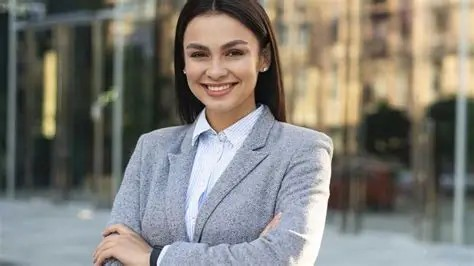
#> input picture imagen1.jpg, 474 x 266 px
$ python resuelto.py
#> lines starting #> are read from the running program, lines starting #| are printed output that depends on the picture
# 1. Carga tres imágenes.
# 2. Redimensiona las imágenes al tamaño de la más grande.
# 3. Combina canales de color de las tres imágenes.
# 4. Genera el negativo de la imagen combinada.
# 5. Convierte la imagen negativa a escala de grises.
# 6. Guarda todos los resultados obtenidos.

# IMPORTAR LIBRERÍAS

import cv2
import numpy as np

# ABRIR IMÁGENES

# Cargar las tres imágenes desde el disco
img1 = cv2.imread("imagen1.jpg") # persona
#> img1 is the input picture: shape (266, 474, 3); mean B, G, R 119.1, 125.8, 128.1
img2 = cv2.imread("imagen2.jpg") # perro
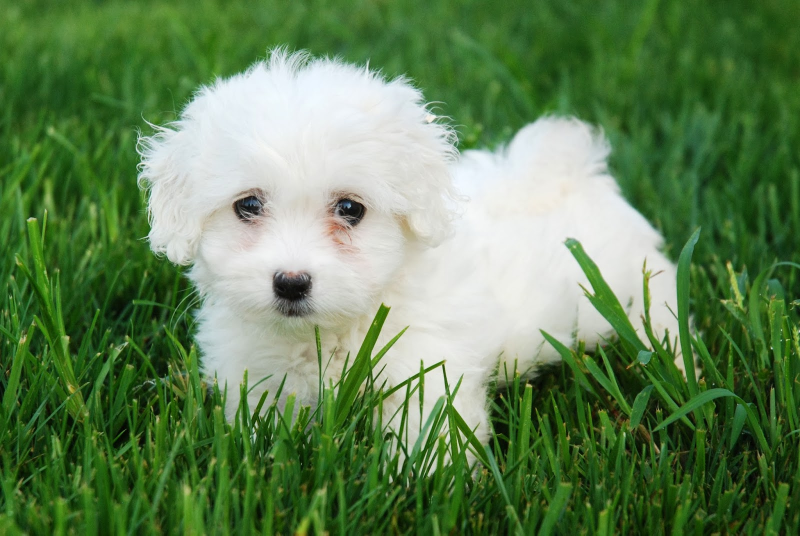
#> input picture imagen2.jpg, 1600 x 1071 px (shown at 1/2 size)
#> img2 is the input picture: shape (1071, 1600, 3); mean B, G, R 85.8, 130.8, 98.5
img3 = cv2.imread("imagen3.jpg") # gato
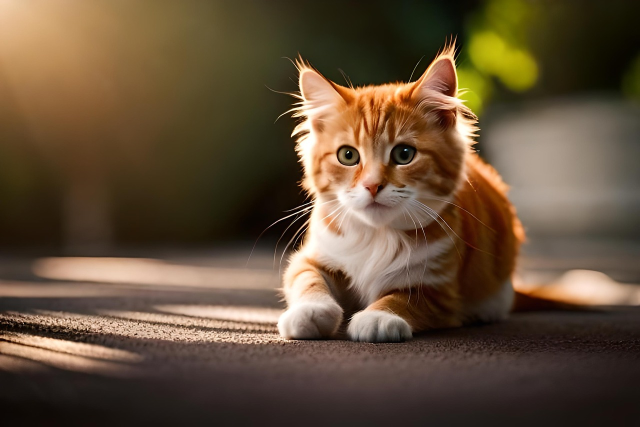
#> input picture imagen3.jpg, 1280 x 853 px (shown at 1/2 size)
#> img3 is the input picture: shape (853, 1280, 3); mean B, G, R 56.9, 79, 98.9

# Verificar que las imágenes fueron cargadas correctamente
if img1 is None or img2 is None or img3 is None:
    print("Error: No se pudieron cargar una o más imágenes.")
    exit()

print("Imágenes cargadas correctamente.")

# OBTENER DIMENSIONES DE LAS IMÁGENES

# shape devuelve (alto, ancho, canales)
h1, w1 = img1.shape[:2]
#> h1 = 266; w1 = 474
h2, w2 = img2.shape[:2]
#> h2 = 1071; w2 = 1600
h3, w3 = img3.shape[:2]
#> h3 = 853; w3 = 1280

print("\nDimensiones originales:")
print(f"Imagen 1: {w1} x {h1}")
#| Imagen 1: 474 x 266
print(f"Imagen 2: {w2} x {h2}")
#| Imagen 2: 1600 x 1071
print(f"Imagen 3: {w3} x {h3}")
#| Imagen 3: 1280 x 853

# BUSCAR LA IMAGEN MÁS GRANDE

alto_max = max(h1, h2, h3)
#> alto_max = 1071
ancho_max = max(w1, w2, w3)
#> ancho_max = 1600

print(f"\nNuevo tamaño para todas las imágenes:")
print(f"Ancho: {ancho_max}")
#| Ancho: 1600
print(f"Alto : {alto_max}")
#| Alto : 1071

# REDIMENSIONAR IMÁGENES

img1_resize = cv2.resize(img1, (ancho_max, alto_max))
img2_resize = cv2.resize(img2, (ancho_max, alto_max))
img3_resize = cv2.resize(img3, (ancho_max, alto_max))

# GUARDAR IMÁGENES REDIMENSIONADAS

cv2.imwrite("img1_redimensionada.jpg", img1_resize)
cv2.imwrite("img2_redimensionada.jpg", img2_resize)
cv2.imwrite("img3_redimensionada.jpg", img3_resize)

print("\nImágenes redimensionadas guardadas.")

# CREAR NUEVA IMAGEN CON CANALES COMBINADOS

# OpenCV utiliza el formato BGR:
# B = Azul
# G = Verde
# R = Rojo

# Separar los canales de cada imagen
b1, g1, r1 = cv2.split(img1_resize)
b2, g2, r2 = cv2.split(img2_resize)
b3, g3, r3 = cv2.split(img3_resize)
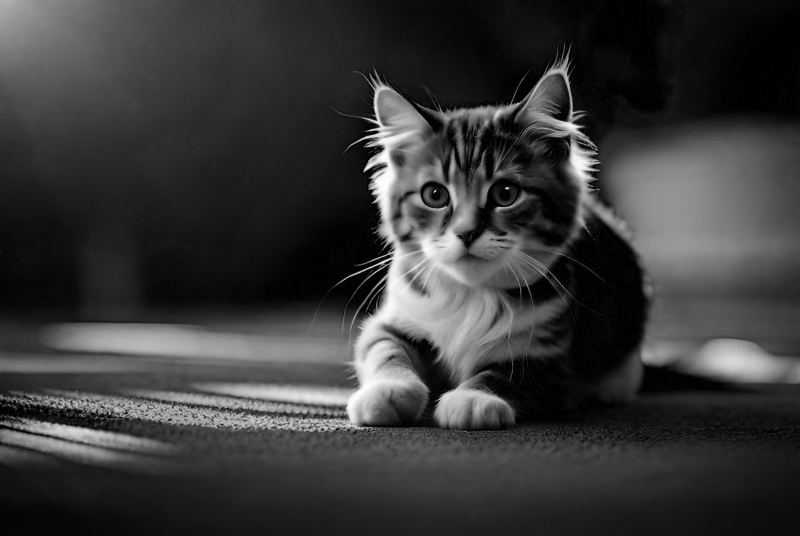
#> b3: shape (1071, 1600) (shown at 1/2 size); min 0, max 255, mean 56.8
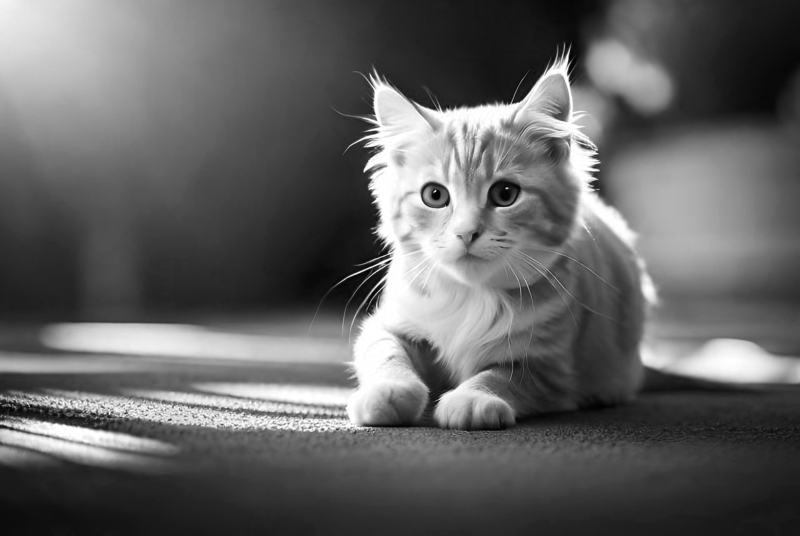
#> r3: shape (1071, 1600) (shown at 1/2 size); min 0, max 255, mean 98.8

# Crear nueva imagen usando:
# Canal Azul  -> Imagen 3
# Canal Verde -> Imagen 2
# Canal Rojo  -> Imagen 1

imagen_combinada = cv2.merge([b3, g2, r1])
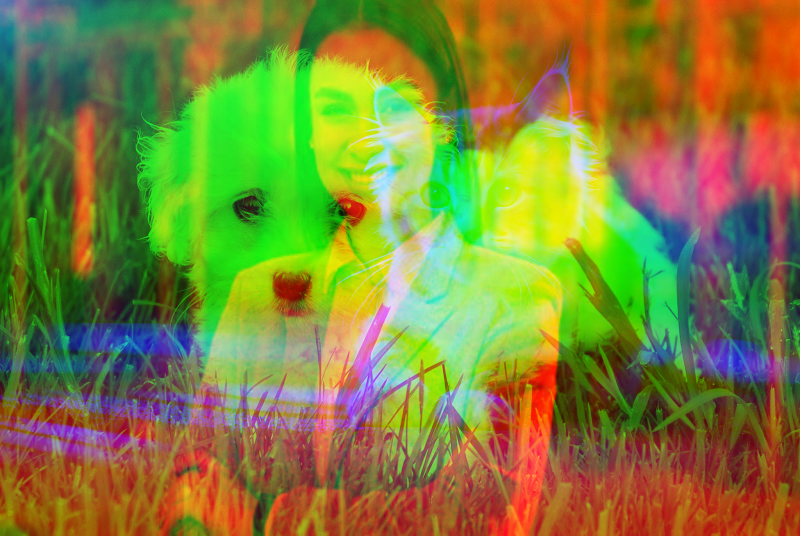
#> imagen_combinada: shape (1071, 1600, 3) (shown at 1/2 size); mean B, G, R 56.8, 130.8, 128

# Guardar resultado
cv2.imwrite("imagen_combinada.jpg", imagen_combinada)

print("Imagen con canales combinados guardada.")

# CONVERSIÓN A NEGATIVO

# El negativo se obtiene restando cada píxel a 255
negativo = 255 - imagen_combinada
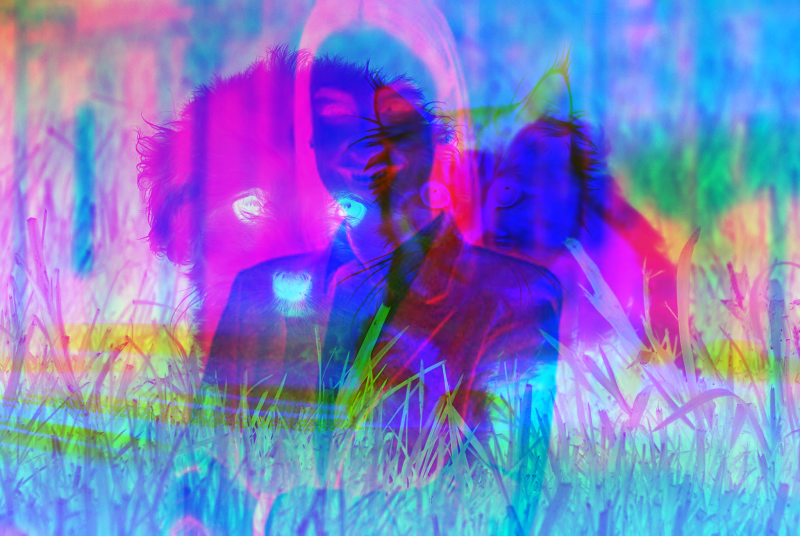
#> negativo: shape (1071, 1600, 3) (shown at 1/2 size); mean B, G, R 198.2, 124.2, 127

# Guardar resultado
cv2.imwrite("imagen_negativa.jpg", negativo)

print("Imagen negativa guardada.")

# CONVERSIÓN A ESCALA DE GRISES

gris = cv2.cvtColor(
    negativo,
    cv2.COLOR_BGR2GRAY
)
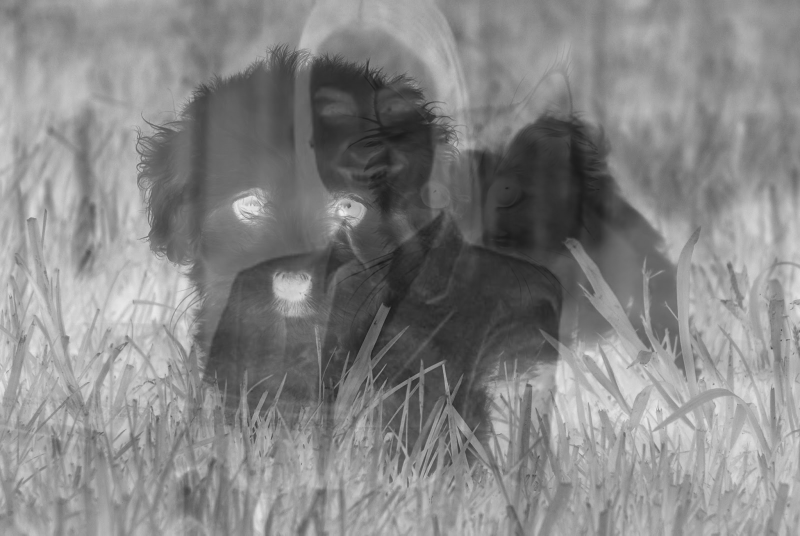
#> gris: shape (1071, 1600) (shown at 1/2 size); min 22, max 240, mean 133.5

# Guardar resultado
cv2.imwrite("imagen_gris.jpg", gris)

print("Imagen en escala de grises guardada.")

# MOSTRAR RESULTADOS

cv2.imshow("Imagen 1 Redimensionada", img1_resize)
cv2.imshow("Imagen 2 Redimensionada", img2_resize)
cv2.imshow("Imagen 3 Redimensionada", img3_resize)

cv2.imshow("Imagen Combinada", imagen_combinada)
cv2.imshow("Imagen Negativa", negativo)
cv2.imshow("Imagen Escala de Grises", gris)

print("\nPresione cualquier tecla para cerrar las ventanas.")

cv2.waitKey(0)
cv2.destroyAllWindows()
